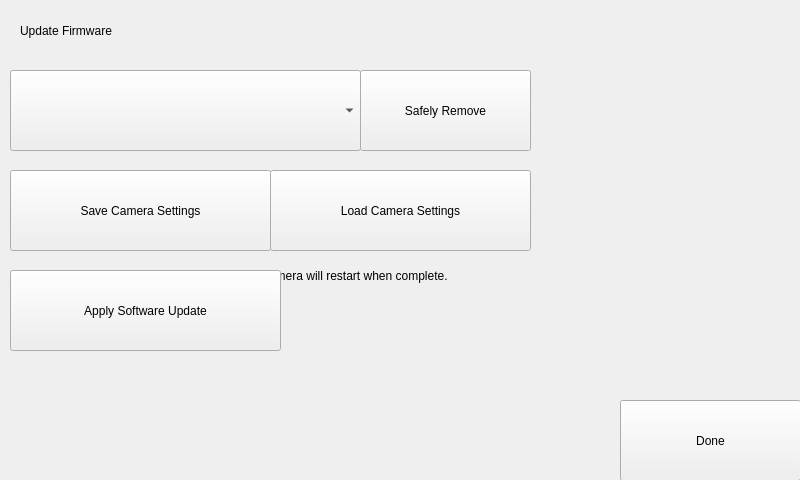
<?xml version="1.0" encoding="UTF-8"?>
<ui version="4.0">
 <class>Form</class>
 <widget class="QWidget" name="Form">
  <property name="geometry">
   <rect>
    <x>0</x>
    <y>0</y>
    <width>800</width>
    <height>480</height>
   </rect>
  </property>
  <property name="windowTitle">
   <string notr="true">Update Firmware</string>
  </property>
  <widget class="Backdrop" name="backdrop">
   <property name="geometry">
    <rect>
     <x>0</x>
     <y>0</y>
     <width>801</width>
     <height>481</height>
    </rect>
   </property>
  </widget>
  <widget class="HeaderLabel" name="headerlabel">
   <property name="geometry">
    <rect>
     <x>20</x>
     <y>10</y>
     <width>231</width>
     <height>41</height>
    </rect>
   </property>
   <property name="text">
    <string>Update Firmware</string>
   </property>
  </widget>
  <widget class="Label" name="label">
   <property name="geometry">
    <rect>
     <x>30</x>
     <y>160</y>
     <width>731</width>
     <height>31</height>
    </rect>
   </property>
   <property name="text">
    <string>2: Back up your configuration to the external storage device. (optional)</string>
   </property>
  </widget>
  <widget class="Button" name="uiSaveCalData">
   <property name="geometry">
    <rect>
     <x>10</x>
     <y>170</y>
     <width>261</width>
     <height>81</height>
    </rect>
   </property>
   <property name="text">
    <string>Save Camera Settings</string>
   </property>
   <property name="clickMarginRight" stdset="0">
    <enum>Button::half</enum>
   </property>
  </widget>
  <widget class="Button" name="uiSafelyRemove">
   <property name="geometry">
    <rect>
     <x>360</x>
     <y>70</y>
     <width>171</width>
     <height>81</height>
    </rect>
   </property>
   <property name="text">
    <string>Safely Remove</string>
   </property>
   <property name="clickMarginLeft" stdset="0">
    <enum>Button::half</enum>
   </property>
  </widget>
  <widget class="Button" name="uiApplyUpdate">
   <property name="geometry">
    <rect>
     <x>10</x>
     <y>270</y>
     <width>271</width>
     <height>81</height>
    </rect>
   </property>
   <property name="text">
    <string>Apply Software Update</string>
   </property>
  </widget>
  <widget class="Button" name="uiLoadCalData">
   <property name="geometry">
    <rect>
     <x>270</x>
     <y>170</y>
     <width>261</width>
     <height>81</height>
    </rect>
   </property>
   <property name="text">
    <string>Load Camera Settings</string>
   </property>
   <property name="clickMarginLeft" stdset="0">
    <enum>Button::half</enum>
   </property>
  </widget>
  <widget class="Button" name="uiDone">
   <property name="geometry">
    <rect>
     <x>620</x>
     <y>400</y>
     <width>181</width>
     <height>81</height>
    </rect>
   </property>
   <property name="text">
    <string>Done</string>
   </property>
  </widget>
  <widget class="FeedbackLabel" name="uiSaveCalDataError">
   <property name="geometry">
    <rect>
     <x>30</x>
     <y>230</y>
     <width>771</width>
     <height>21</height>
    </rect>
   </property>
  </widget>
  <widget class="FeedbackLabel" name="uiApplyUpdateError">
   <property name="geometry">
    <rect>
     <x>30</x>
     <y>330</y>
     <width>741</width>
     <height>21</height>
    </rect>
   </property>
  </widget>
  <widget class="FeedbackLabel" name="uiLoadCalDataError">
   <property name="geometry">
    <rect>
     <x>280</x>
     <y>230</y>
     <width>521</width>
     <height>21</height>
    </rect>
   </property>
  </widget>
  <widget class="Label" name="label_5">
   <property name="geometry">
    <rect>
     <x>30</x>
     <y>60</y>
     <width>731</width>
     <height>31</height>
    </rect>
   </property>
   <property name="text">
    <string>1: Select the external storage device with &quot;camUpdate&quot; on it.</string>
   </property>
  </widget>
  <widget class="Label" name="label_2">
   <property name="geometry">
    <rect>
     <x>30</x>
     <y>260</y>
     <width>731</width>
     <height>31</height>
    </rect>
   </property>
   <property name="text">
    <string>3: Apply the camera firmware upgrade. The camera will restart when complete.</string>
   </property>
  </widget>
  <widget class="FeedbackLabel" name="uiConfirmRemove">
   <property name="geometry">
    <rect>
     <x>30</x>
     <y>130</y>
     <width>771</width>
     <height>21</height>
    </rect>
   </property>
   <property name="text">
    <string>The device can be safely removed.</string>
   </property>
  </widget>
  <widget class="StorageMediaSelect" name="uiMediaSelect">
   <property name="geometry">
    <rect>
     <x>10</x>
     <y>70</y>
     <width>351</width>
     <height>81</height>
    </rect>
   </property>
   <property name="clickMarginRight" stdset="0">
    <enum>ComboBox::half</enum>
   </property>
  </widget>
  <zorder>backdrop</zorder>
  <zorder>uiConfirmRemove</zorder>
  <zorder>headerlabel</zorder>
  <zorder>uiDone</zorder>
  <zorder>uiApplyUpdateError</zorder>
  <zorder>uiSaveCalDataError</zorder>
  <zorder>uiLoadCalDataError</zorder>
  <zorder>label_5</zorder>
  <zorder>label</zorder>
  <zorder>label_2</zorder>
  <zorder>uiSaveCalData</zorder>
  <zorder>uiSafelyRemove</zorder>
  <zorder>uiLoadCalData</zorder>
  <zorder>uiApplyUpdate</zorder>
  <zorder>uiMediaSelect</zorder>
 </widget>
 <customwidgets>
  <customwidget>
   <class>Backdrop</class>
   <extends>QLabel</extends>
   <header>backdrop</header>
  </customwidget>
  <customwidget>
   <class>Button</class>
   <extends>QPushButton</extends>
   <header>button</header>
  </customwidget>
  <customwidget>
   <class>ComboBox</class>
   <extends>QComboBox</extends>
   <header>combo_box</header>
  </customwidget>
  <customwidget>
   <class>FeedbackLabel</class>
   <extends>QLabel</extends>
   <header>feedback_label</header>
  </customwidget>
  <customwidget>
   <class>HeaderLabel</class>
   <extends>QLabel</extends>
   <header>header_label</header>
  </customwidget>
  <customwidget>
   <class>Label</class>
   <extends>QLabel</extends>
   <header>label</header>
  </customwidget>
  <customwidget>
   <class>StorageMediaSelect</class>
   <extends>ComboBox</extends>
   <header>storage_media_select</header>
  </customwidget>
 </customwidgets>
 <tabstops>
  <tabstop>uiDone</tabstop>
  <tabstop>uiSafelyRemove</tabstop>
  <tabstop>uiSaveCalData</tabstop>
  <tabstop>uiLoadCalData</tabstop>
  <tabstop>uiApplyUpdate</tabstop>
 </tabstops>
 <resources/>
 <connections/>
</ui>
